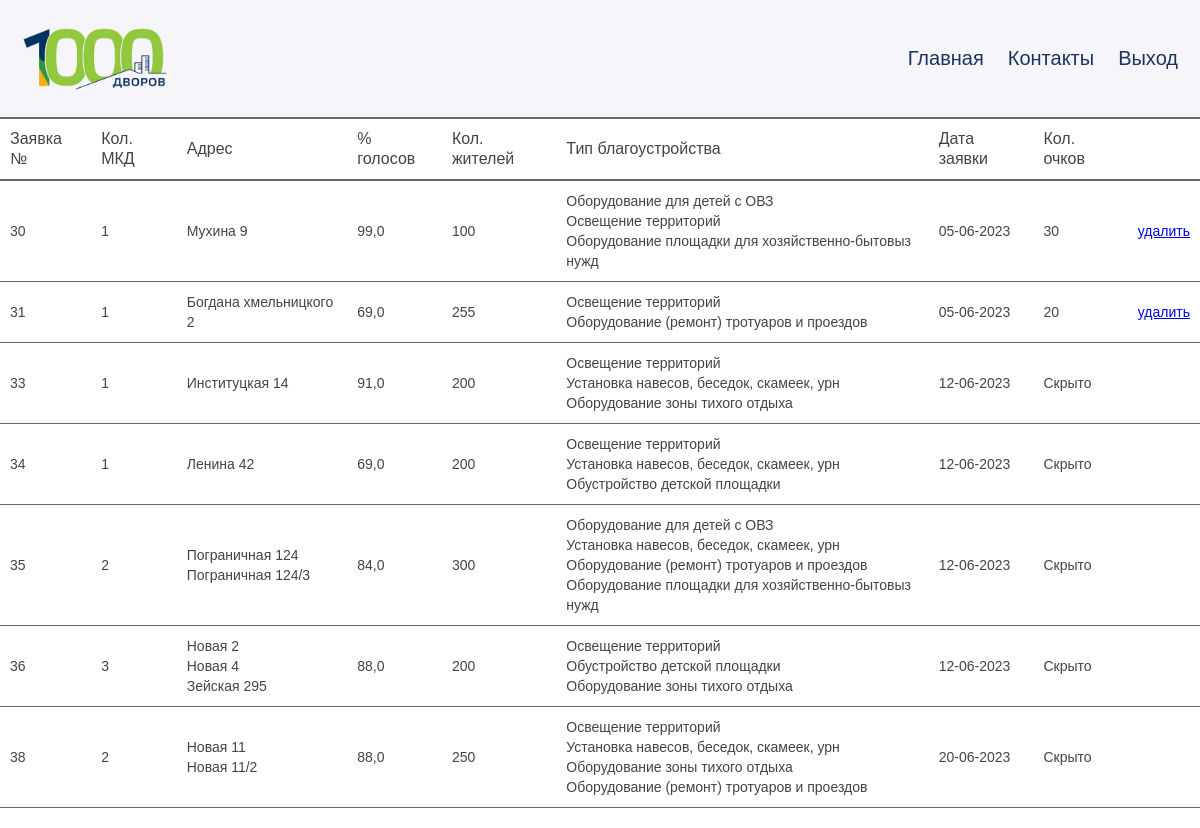
Screenshot of /view-application/ (signed in) with the database file from the repository.
### hello/models.py (models this page shows)
class Application(models.Model):
    quantity_MKD = models.SmallIntegerField()  # число МКД
    number_people = models.PositiveIntegerField()  # количество жильцов
    yard_area = models.FloatField()  # площадь двора
    percentage_of_vote = models.FloatField()  # процент голосов от общего числа собственников
    types = models.ManyToManyField(Type_jobs, through="Application_type")  # тип благоустройства
    address = models.ManyToManyField(Address, through="Application_address")  # адреса
    participation_in_municipal = models.BooleanField()  # участие в муницип. программах по благоустройству двора
    point = models.SmallIntegerField()  # оценка заявки(кол баллов)
    link_to_crt = models.CharField(max_length=255)  # ссылка на ЦРТ дизайн
    link_to_protocol = models.CharField(max_length=255)  # ссылка на протокол собрания
    date_create = models.DateTimeField(auto_now_add=True)  # дата создания заявки
    user = models.ForeignKey(User, on_delete=models.CASCADE, blank=True, null=True)

class Address(models.Model):
    street = models.CharField(max_length=50)
    number = models.CharField(max_length=10)

class Type_jobs(models.Model):
    name = models.CharField(max_length=50)

### hello/views.py (the view)
# urls.py: path('view-application/', views.view_applic, name="view_applic"),
def view_applic(request):
    types = Type_jobs.objects.all()
    streets = Address.objects.all()
    applications = Application.objects.all()
    return render(request, "hello/view_application.html", {"types": types, "streets": streets, "applications": applications})

### hello/templates/hello/view_application.html
{% extends "hello/base.html" %}
{% load static %}
{% block content %}
<div>
    <table class="table">
        <thead>
            <tr>
                <th>Заявка №</th>
                <th>Кол. МКД</th>
                <th>Адрес</th>
                <th>% голосов</th>
                <th>Кол. жителей</th>
                <th>Тип благоустройства</th>
                <th>Дата заявки</th>
                <th>Кол. очков</th>
                <th></th>
            </tr>
        </thead>
        <tbody>
            {% for application in applications %}
            <tr>
                <td>{{application.id}}</td>
                <td>{{application.quantity_MKD}}</td>
                <td>
                    {% for address in application.address.all %}
                    {{address.street}} {{address.number}}
                    <br>
                    {% endfor %}
                </td>
                <td>{{application.percentage_of_vote}}</td>
                <td>{{application.number_people}}</td>
                <td>
                    {% for type in application.types.all %}
                    {{type.name}}
                    <br>
                    {% endfor %}
                </td>
                <td>{{application.date_create|date:"d-m-Y"}}</td>
                {% if application.user ==  request.user %}
                <td>{{application.point}}</td>
                {% else %}
                <td>Скрыто</td>
                {% endif %}
                {% if application.user ==  request.user %}
                <td><a href="delete/{{application.id}}">удалить</a></td>
                {% else %}
                <td></td>
                {% endif %}
            </tr>
            {% endfor %}
        </tbody>
    </table>
</div>
{% endblock %}

### hello/static/hello/css/style.css (style rules this page uses)
* { box-sizing: border-box; }
body { margin: 0; font-family: Arial, sans-serif; }
.table { width: 100%; border: none; border-collapse: collapse; margin-bottom: 20px; }
.table thead th { padding: 10px; font-weight: 500; font-size: 16px; line-height: 20px; text-align: left; color: #444441; border-top: 2px solid #716561; border-bottom: 2px solid #716561; }
.table tbody td { padding: 10px; font-size: 14px; line-height: 20px; color: #444441; border-bottom: 1px solid #716561; }

### rows the page displays
Application: id "30", quantity_MKD "1", percentage_of_vote "99,0", number_people "100", date_create "05-06-2023", point "30"
Address: street "Мухина", number "9"
Type_jobs: name "Оборудование для детей с ОВЗ"
Type_jobs: name "Освещение территорий"
Type_jobs: name "Оборудование площадки для хозяйственно-бытовыз нужд"
Application: id "31", quantity_MKD "1", percentage_of_vote "69,0", number_people "255", date_create "05-06-2023", point "20"
Address: street "Богдана хмельницкого", number "2"
Type_jobs: name "Оборудование (ремонт) тротуаров и проездов"
Application: id "33", quantity_MKD "1", percentage_of_vote "91,0", number_people "200", date_create "12-06-2023", shows "Скрыто"
Address: street "Институцкая", number "14"
Type_jobs: name "Установка навесов, беседок, скамеек, урн"
Type_jobs: name "Оборудование зоны тихого отдыха"
Application: id "34", quantity_MKD "1", percentage_of_vote "69,0", number_people "200", date_create "12-06-2023", shows "Скрыто"
Address: street "Ленина", number "42"
Type_jobs: name "Обустройство детской площадки"
Application: id "35", quantity_MKD "2", percentage_of_vote "84,0", number_people "300", date_create "12-06-2023", shows "Скрыто"
Address: street "Пограничная", number "124"
Address: street "Пограничная", number "124/3"
Application: id "36", quantity_MKD "3", percentage_of_vote "88,0", number_people "200", date_create "12-06-2023", shows "Скрыто"
Address: street "Новая", number "2"
Address: street "Новая", number "4"
Address: street "Зейская", number "295"
Application: id "38", quantity_MKD "2", percentage_of_vote "88,0", number_people "250", date_create "20-06-2023", shows "Скрыто"
Address: street "Новая", number "11"
Address: street "Новая", number "11/2"
